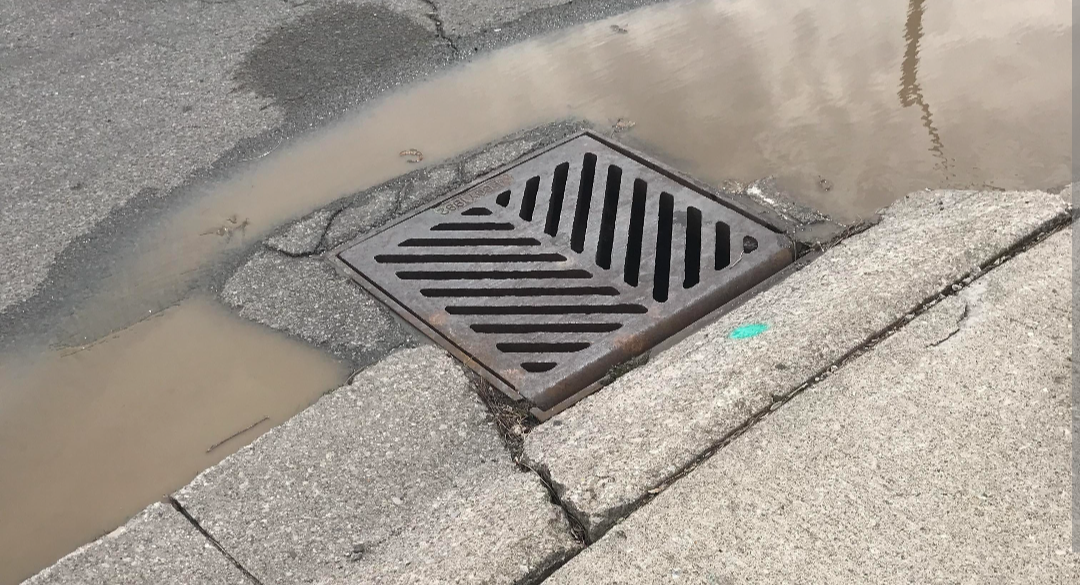
#> input picture art/photo/grate_photo.png, 1080 x 585 px
$ python grate_from_photo.py
#> lines starting #> are read from the running program, lines starting #| are printed output that depends on the picture
#!/usr/bin/env python3
"""Straighten the grate in art/photo/grate_photo.png into a top-down square and pixelate it."""
import pathlib, sys
import numpy as np
from PIL import Image, ImageFilter, ImageEnhance
sys.path.insert(0, str(pathlib.Path(__file__).resolve().parent))
root = pathlib.Path(__file__).resolve().parent.parent
src = Image.open(root / "art/photo/grate_photo.png").convert("RGB")
# grate corners in the photo: left, top, right, bottom -> square TL, TR, BR, BL
quad = [(338, 262), (585, 133), (795, 245), (548, 412)]
N = 256
dst = [(0, 0), (N, 0), (N, N), (0, N)]
A, B = [], []
for (x, y), (u, v) in zip(quad, dst):
    A.append([u, v, 1, 0, 0, 0, -x * u, -x * v]); B.append(x)
    A.append([0, 0, 0, u, v, 1, -y * u, -y * v]); B.append(y)
coef = np.linalg.solve(np.array(A, float), np.array(B, float))
flat = src.transform((N, N), Image.PERSPECTIVE, tuple(coef), Image.BICUBIC)
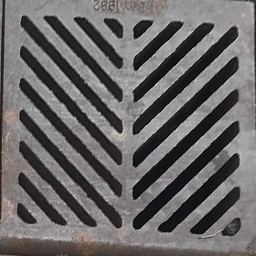
#> flat: PIL image 256x256 RGB; mean R, G, B 105.5, 102.7, 103.6
flat.save(root / "art/photo/grate_flat.png")
size = int(sys.argv[1]) if len(sys.argv) > 1 else 32
small = flat.filter(ImageFilter.GaussianBlur(1.2)).resize((size, size), Image.BOX)
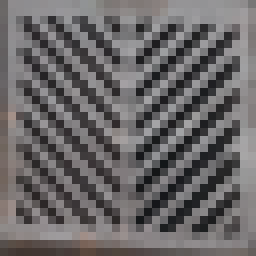
#> small: PIL image 32x32 RGB (shown 8 times larger); mean R, G, B 105.6, 102.8, 103.7
small = ImageEnhance.Contrast(small).enhance(1.5)
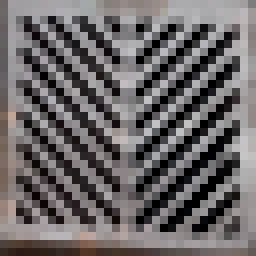
#> small: PIL image 32x32 RGB (shown 8 times larger); mean R, G, B 106.8, 102.5, 103.6
small = ImageEnhance.Color(small).enhance(1.6)
import importlib.util
spec = importlib.util.spec_from_file_location("sc", pathlib.Path(__file__).resolve().parent / "sprite_cut.py")
# palette: grays, dirt and outline browns only
import re
pal = []
#> (the run stopped early here; a loop or call above may not have finished)

$ run again, with art/photo/curtain_ref1.png copied over art/photo/grate_photo.png
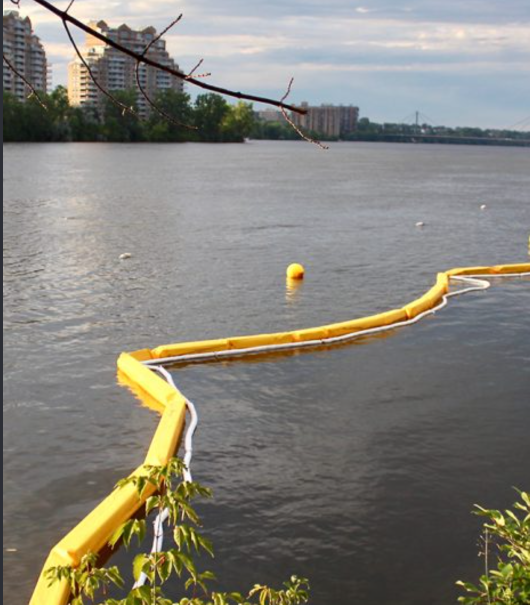
#> input picture art/photo/curtain_ref1.png, 1059 x 1209 px (shown at 1/2 size)
#> `flat = src.transform((N, N), Image.PERSPECTIVE, tuple(coef), Image.BIC..`:
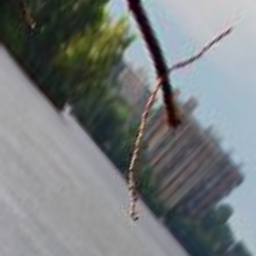
#> flat: PIL image 256x256 RGB; mean R, G, B 119.5, 124.2, 125.1
#> `small = ImageEnhance.Contrast(small).enhance(1.5)`:
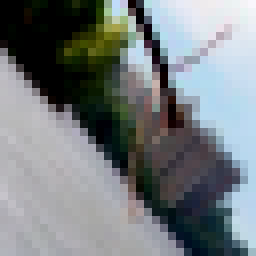
#> small: PIL image 32x32 RGB (shown 8 times larger); mean R, G, B 119.1, 125.5, 128.2

$ run again, with art/photo/curtain_ref2.png copied over art/photo/grate_photo.png
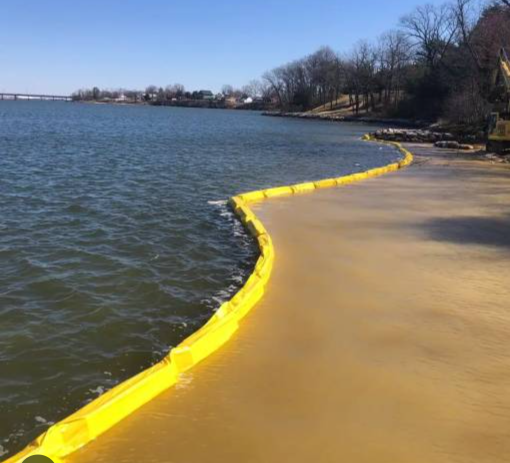
#> input picture art/photo/curtain_ref2.png, 1019 x 926 px (shown at 1/2 size)
#> `flat = src.transform((N, N), Image.PERSPECTIVE, tuple(coef), Image.BIC..`:
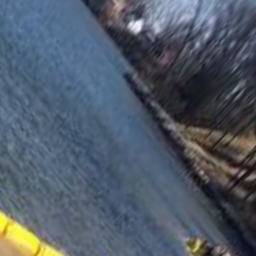
#> flat: PIL image 256x256 RGB; mean R, G, B 80, 90.5, 103.8
#> `small = ImageEnhance.Color(small).enhance(1.6)`:
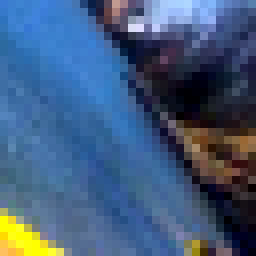
#> small: PIL image 32x32 RGB (shown 8 times larger); mean R, G, B 66.2, 91.8, 124.8
